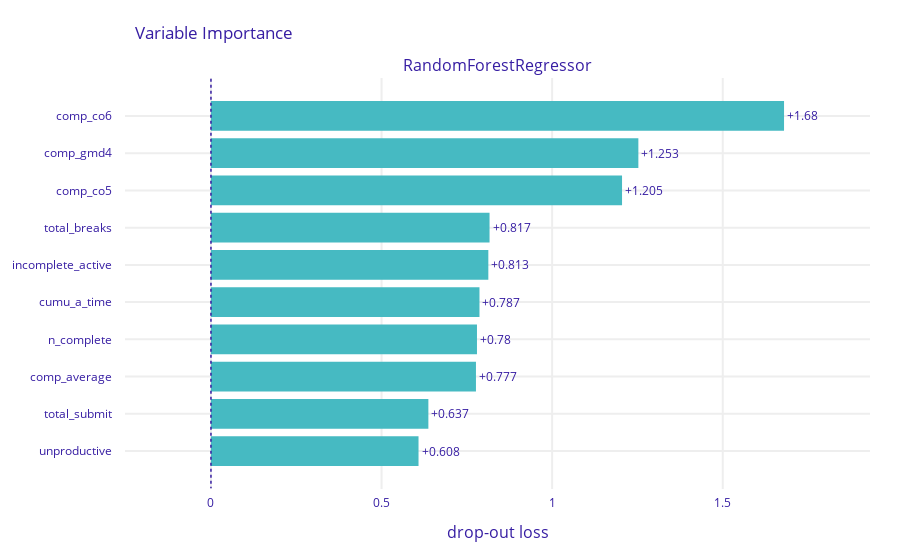

The code cell stored with this chart in its notebook:
### Markdown cell above
### Run

### Code cell
run_regressor("rf", "sri", features, protecteds)

### Figure 1 — Plotly figure (JSON) as saved in the notebook; plotly's stock layout.template omitted (floating-point values rounded to 4 significant figures)
{"data": [{"base": 0, "hoverinfo": "text", "hoverlabel": {"bgcolor": "rgba(0, 0, 0, 0.8)"}, "hovertext": ["Model: RandomForestRegressor loss after<br>variable: comp_co6 is permuted: 1.68<br>Drop-out loss change: +1.68", "Model: RandomForestRegressor loss after<br>variable: comp_gmd4 is permuted: 1.253<br>Drop-out loss change: +1.253", "Model: RandomForestRegressor loss after<br>variable: comp_co5 is permuted: 1.205<br>Drop-out loss change: +1.205", "Model: RandomForestRegressor loss after<br>variable: total_breaks is permuted: 0.817<br>Drop-out loss change: +0.817", "Model: RandomForestRegressor loss after<br>variable: incomplete_active is permuted: 0.813<br>Drop-out loss change: +0.813", "Model: RandomForestRegressor loss after<br>variable: cumu_a_time is permuted: 0.787<br>Drop-out loss change: +0.787", "Model: RandomForestRegressor loss after<br>variable: n_complete is permuted: 0.78<br>Drop-out loss change: +0.78", "Model: RandomForestRegressor loss after<br>variable: comp_average is permuted: 0.777<br>Drop-out loss change: +0.777", "Model: RandomForestRegressor loss after<br>variable: total_submit is permuted: 0.637<br>Drop-out loss change: +0.637", "Model: RandomForestRegressor loss after<br>variable: unproductive is permuted: 0.608<br>Drop-out loss change: +0.608"], "marker": {"color": "#46bac2"}, "orientation": "h", "showlegend": false, "text": ["+1.68", "+1.253", "+1.205", "+0.817", "+0.813", "+0.787", "+0.78", "+0.777", "+0.637", "+0.608"], "textposition": "outside", "type": "bar", "x": [1.68, 1.253, 1.205, 0.8165, 0.8129, 0.787, 0.7797, 0.7767, 0.6372, 0.6083], "xaxis": "x", "y": ["comp_co6", "comp_gmd4", "comp_co5", "total_breaks", "incomplete_active", "cumu_a_time", "n_complete", "comp_average", "total_submit", "unproductive"], "yaxis": "y"}], "layout": {"annotations": [{"font": {"size": 16}, "showarrow": false, "text": "RandomForestRegressor", "x": 0.5, "xanchor": "center", "xref": "paper", "y": 1, "yanchor": "bottom", "yref": "paper"}, {"font": {"size": 16}, "showarrow": false, "text": "drop-out loss", "x": 0.5, "xanchor": "center", "xref": "paper", "y": 0, "yanchor": "top", "yref": "paper", "yshift": -30}], "autosize": true, "font": {"color": "#371ea3"}, "margin": {"b": 71, "r": 30, "t": 78}, "shapes": [{"line": {"color": "#371ea3", "dash": "dot", "width": 1.5}, "type": "line", "x0": 0, "x1": 0, "xref": "x", "y0": -1, "y1": 10, "yref": "y"}], "title": {"text": "Variable Importance", "x": 0.15}, "xaxis": {"anchor": "y", "automargin": true, "domain": [0, 1], "fixedrange": true, "gridwidth": 2, "range": [-0.2519, 1.932], "tickcolor": "white", "ticklen": 3, "ticks": "outside", "type": "linear", "zeroline": false}, "yaxis": {"anchor": "x", "automargin": true, "autorange": true, "domain": [0, 1], "fixedrange": true, "gridwidth": 2, "range": [10.04, -1.035], "tickcolor": "white", "ticklen": 10, "ticks": "outside", "type": "category"}}}
